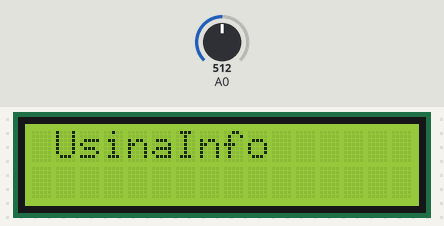
Bench run of a sketch on a simulated Arduino Uno, built with avr-gcc and run on an emulated ATmega328P. Shown: 16×2 character LCD. The test bench sets the inputs (shaded band); at power-on: A0 = 512.

Above: at 1.2 s.
1.3 s: A0 set to 407
2.8 s: A0 set to 386
At 3.2 s:
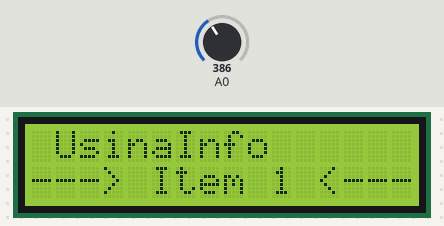
4.3 s: A0 set to 590
5.8 s: A0 set to 611
At 6.7 s:
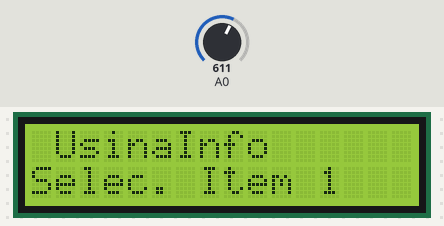
Timing chart, 0 to 8.3 s (numbered marks = the images above; inputs shaded):
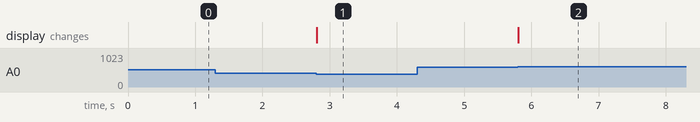

The sketch:

LCD_Keypad_Shield.ino
```cpp
#include <LiquidCrystal.h> // Inclui biblioteca "LiquidCristal.h"

LiquidCrystal lcd(8, 9, 4, 5, 6, 7); // Define Pinos do Display

int Menu = 0; // Inicializa valores para Menu
int estado = 0; // Inicializa valores para estado

void setup() {
 lcd.begin(16, 2); // Estabelece caracteres do display
 clearPrintTitle();
}

void loop() {
 MenuPrincipal();
}

void MenuPrincipal() {
 int ValEstado = 0; // Inicializa valores para ValEstado
 int x = analogRead (0);
 lcd.setCursor(0,0); // Posiciona Cursor

 if (x < 80) { // Define valores máximos para UP em ValEstado = 1
 }
 else if (x < 200) {
 ValEstado = 1;
 }
 else if (x < 400){ // Define valores máximos para Down em ValEstado = 2
 ValEstado = 2;
 }
 else if (x < 600){ // Define ação nula para Left
 }
 else if (x < 800){ // Define valores máximos para Select em ValEstado = 3
 ValEstado = 3;
 }

 if (Menu < 0 || Menu > 4) {
 Menu = 0;
 }

 if (ValEstado != estado) {
 if (ValEstado == 1) {
 Menu = Menu - 1;
 displayMenu(Menu);
 } else if (ValEstado == 2) {
 Menu = Menu + 1;
 displayMenu(Menu);
 } else if (ValEstado == 3) {
 selectMenu(Menu);
 }
 estado = ValEstado;
 }
 delay(5);
}

void displayMenu(int x) {
 switch (x) {
 case 1:
 clearPrintTitle();
 lcd.print ("---> Item 1 <---"); // Imprime na tela a opção do Menu
 break;
 case 2:
 clearPrintTitle();
 lcd.print ("---> Item 2 <---"); // Imprime na tela a opção do Menu
 break;
 case 3:
 clearPrintTitle();
 lcd.print ("---> Item 3 <---"); // Imprime na tela a opção do Menu
 break;
 case 4:
 clearPrintTitle();
 lcd.print ("---> Item 4 <---"); // Imprime na tela a opção do Menu
 break;
 }
}

void clearPrintTitle() {
 lcd.clear();
 lcd.setCursor(0,0);
 lcd.print(" UsinaInfo ");
 lcd.setCursor(0,1);
}

void selectMenu(int x) {
 switch (x) {
 case 1:
 clearPrintTitle();
 lcd.print ("Selec. Item 1"); // Imprime na tela opção escolhida
 break;
 case 2:
 clearPrintTitle();
 lcd.print ("Selec. Item 2"); // Imprime na tela opção escolhida
 break;
 case 3:
 clearPrintTitle();
 lcd.print ("Selec. Item 3"); // Imprime na tela opção escolhida
 break;
 case 4:
 clearPrintTitle();
 lcd.print ("Selec. Item 4"); // Imprime na tela opção escolhida
 break;
 }
}
```

Measured:
- the behaviour switches between 400 and 399 on A0 (found by bisection; images 0 and 1)
- the behaviour switches between 599 and 600 on A0 (found by bisection; images 1 and 2)
- after the input at 1.3 s, every drawn part: stays the same
- after the input at 2.8 s, the display: changes at once (image 1)
- after the input at 4.3 s, every drawn part: stays the same
- after the input at 5.8 s, the display: changes at once (image 2)
